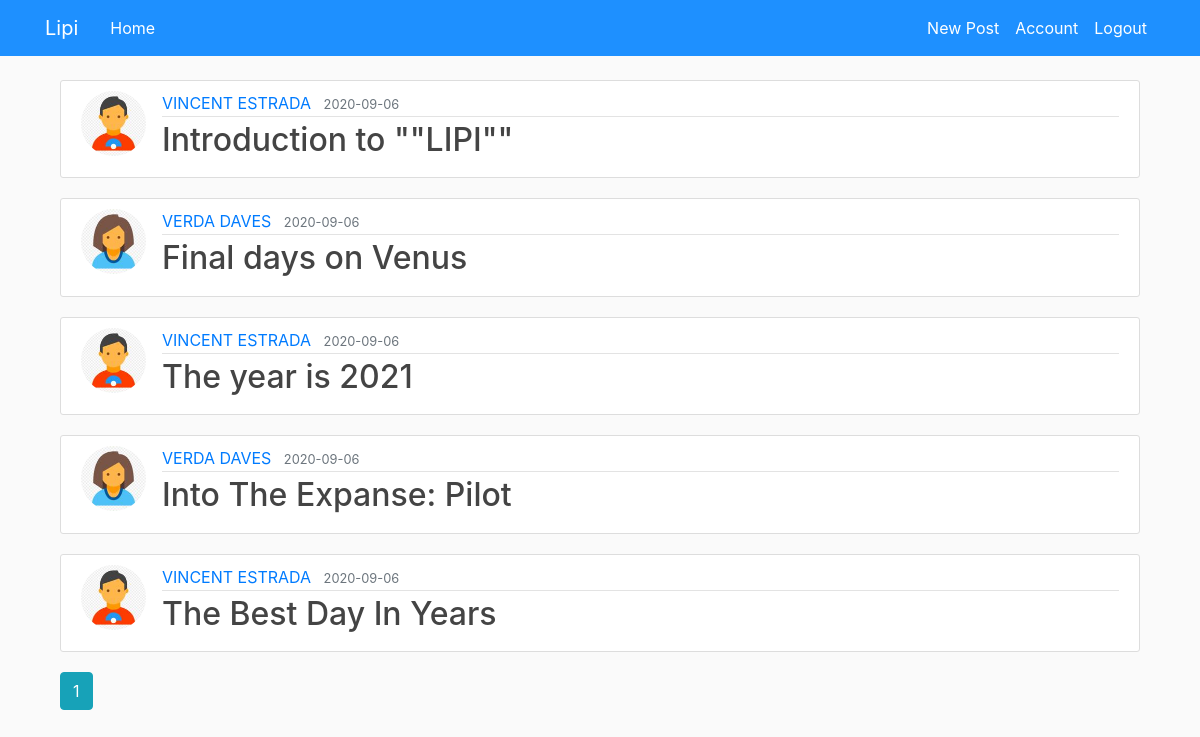
Screenshot of /home (signed in) with the database file from the repository.
### flaskblog/models.py (models this page shows, shortened)
class Post(db.Model):
    id = db.Column(db.Integer, primary_key=True)
    title = db.Column(db.String(100), nullable=False)
    date_posted = db.Column(db.DateTime, nullable=False, default=datetime.utcnow)
    content = db.Column(db.Text, nullable=False)
    user_id = db.Column(db.Integer, db.ForeignKey('user.id'), nullable=False)
    total_views = db.Column(db.Integer, default=0)
    usernames = db.Column(db.String(2000), default='')

class User(db.Model, UserMixin):
    id = db.Column(db.Integer, primary_key=True)
    username = db.Column(db.String(20), unique=True, nullable=False)
    email = db.Column(db.String(120), unique=True, nullable=False)
    image_file = db.Column(db.String(20), nullable=False, default='default.jpg')
    password = db.Column(db.String(60), nullable=False)
    posts = db.relationship('Post', backref='author', lazy=True)
    current_url = db.Column(db.String(100), default='')

### flaskblog/main/routes.py (the view)
@main.route("/")
@main.route("/home")
@login_required
def home():
    page = request.args.get('page', 1, type=int)
    posts = Post.query.order_by(Post.date_posted.desc()).paginate(page=page, per_page=5)
    current_user.current_url = ""
    db.session.commit()
    return render_template('home.html', posts=posts)

### flaskblog/models.py (called while the page is built)
@login_manager.user_loader
def load_user(user_id):
    return User.query.get(int(user_id))

### flaskblog/templates/home.html
{% extends "layout.html" %}
{% block content %}
    {% for post in posts.items %}
        <article class="media content-section">
          <img class="rounded-circle article-img" src="{{ url_for('static', filename='profile_pics/' + post.author.image_file) }}">
          <div class="media-body">
            <div class="article-metadata">
              <a class="mr-2" href="{{ url_for('users.user_posts', username=post.author.username) }}">{{ post.author.username }}</a>
              <small class="text-muted">{{ post.date_posted.strftime('%Y-%m-%d') }}</small>
            </div>
            <h2><a class="article-title" href="{{ url_for('posts.post', post_id=post.id) }}">{{ post.title }}</a></h2>
          </div>
        </article>
    {% endfor %}
    {% for page_num in posts.iter_pages(left_edge=1, right_edge=1, left_current=1, right_current=2) %}
      {% if page_num %}
        {% if posts.page == page_num %}
          <a class="btn btn-info mb-4" href="{{ url_for('main.home', page=page_num) }}">{{ page_num }}</a>
        {% else %}
          <a class="btn btn-outline-info mb-4" href="{{ url_for('main.home', page=page_num) }}">{{ page_num }}</a>
        {% endif %}
      {% else %}
        ...
      {% endif %}
    {% endfor %}
{% endblock content %}

### flaskblog/templates/layout.html (shortened to what this page needs)
<!DOCTYPE html>
<html>
<head>
    <link rel="stylesheet" href="https://maxcdn.bootstrapcdn.com/bootstrap/4.0.0/css/bootstrap.min.css">
    <link rel="stylesheet" type="text/css" href="{{ url_for('static', filename='main.css') }}">
</head>
<body>
    <header class="site-header">
      <nav class="navbar navbar-expand-md navbar-dark bg-blue fixed-top">
        <div class="container">
          <a class="navbar-brand mr-4" href="/">Lipi</a>
          <div class="collapse navbar-collapse" id="navbarToggle">
            <div class="navbar-nav mr-auto">
              <a class="nav-item nav-link" href="{{ url_for('main.home') }}">Home</a>
            </div>
            <div class="navbar-nav">
              {% if current_user.is_authenticated %}
                <a class="nav-item nav-link" href="{{ url_for('posts.new_post') }}">New Post</a>
                <a class="nav-item nav-link" href="{{ url_for('users.account') }}">Account</a>
                <a class="nav-item nav-link" href="{{ url_for('users.logout') }}">Logout</a>
              {% else %}
                <a class="nav-item nav-link" href="{{ url_for('users.login') }}">Login</a>
                <a class="nav-item nav-link" href="{{ url_for('users.register') }}">Register</a>
              {% endif %}
            </div>
          </div>
        </div>
      </nav>
    </header>
    <main role="main" class="container">
        <div class="container">
          {% block content %}{% endblock %}
        </div>
    </main>
</body>
</html>

### flaskblog/static/main.css (style rules this page uses)
body { background: #fafafa; color: #333333; margin-top: 5rem; }
h1, h2, h3, h4, h5, h6 { color: #444444; }
.bg-blue { background-color: #1E90FF; }
.site-header .navbar-nav .nav-link { color: #ffffff; }
.content-section { background: #ffffff; padding: 10px 20px; border: 1px solid #dddddd; border-radius: 3px; margin-bottom: 20px; }
.article-title { color: #444444; }
.article-img { height: 65px; width: 65px; margin-right: 16px; }
.article-metadata { padding-bottom: 1px; margin-bottom: 4px; border-bottom: 1px solid #e3e3e3 }

### rows the page displays
Post: image_file (picture), author.username "VINCENT ESTRADA", date_posted "2020-09-06", title "Introduction to \"\"LIPI\"\""
Post: image_file (picture), author.username "VERDA DAVES", date_posted "2020-09-06", title "Final days on Venus"
Post: image_file (picture), author.username "VINCENT ESTRADA", date_posted "2020-09-06", title "The year is 2021"
Post: image_file (picture), author.username "VERDA DAVES", date_posted "2020-09-06", title "Into The Expanse: Pilot"
Post: image_file (picture), author.username "VINCENT ESTRADA", date_posted "2020-09-06", title "The Best Day In Years"

### other values shown
{{ page_num }} "1"
